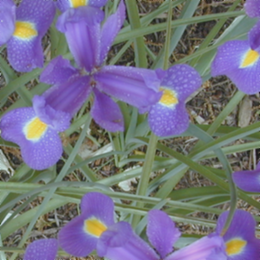
%> input picture Color_Processing/Full_Color_Processing/flower_blurry.tif, 260 x 260 px, shrunk from 513 x 513 before the run
$ octave --eval "Procolorsharpen;"   (GNU Octave 9; MATLAB toolbox functions it lacks are replaced by stand-ins)
%> lines starting %> are read from the running program, lines starting %| are printed output that depends on the picture
### Color_Processing/Full_Color_Processing/Myrgb2hsi.m
function [Q S I] = Myrgb2hsi(gg)

Irgb = im2double(gg);
r = Irgb(:,:,1);
g = Irgb(:,:,2);
b = Irgb(:,:,3);


for i = 1 : size(r,1)
    for j = 1 : size(r,2)

        rg = adjust((r(i,j) - g(i,j)));
        rb = adjust((r(i,j) - b(i,j)));
        gb = adjust((g(i,j) - b(i,j)));

        upH  = 0.5.*(rg+rb);
        lowH = (rg.^2 + rb.*gb).^0.5;
        div  = divide(upH,lowH);


        if b(i,j) <= g(i,j)
            Q(i,j) = acosd(div)./360;
        else
            Q(i,j) = (360 - acosd(div))./360;
        end
             a = min(r(i,j),g(i,j));
             S(i,j) = 1 - ((3./(r(i,j)+g(i,j)+b(i,j))).*(min(a,b(i,j))));
             I(i,j) = (1./3).*(r(i,j)+g(i,j)+b(i,j));
        end
end

% [15 lines of commented-out code are left out]

end

% [14 lines left out: functions adjust, divide, not called in this run]

### Color_Processing/Full_Color_Processing/Myrgb2ycbcr.m
function [y,cb,cr] = Myrgb2ycbcr(gg)

Irgb = im2double(gg);
r = Irgb(:,:,1);
g = Irgb(:,:,2);
b = Irgb(:,:,3);

y = 0.299.*r + 0.587.*g + 0.114.*b;
cb = 0.564.*(b-y) + 0.5;
cr = 0.713.*(r-y) + 0.5;
% [20 lines of commented-out code are left out]

end

### Color_Processing/Full_Color_Processing/EnhanLaplaNeg.m
function sharp_img = EnhanLaplaNeg(gg)

image = gg;
[i,j] = size(image);

img2 = image;

pad = padarray(image,[1 1]);

lapMask = [-1 -1 -1; -1 9 -1; -1 -1 -1]; %center negative


for row = 1: i
    for col = 1:j
        array(1:3,1:3) = double(pad(row:row+2,col:col+2));
        lap_fil = array.*lapMask;
        lap_val = abs(sum(lap_fil(:)));
        img2(row,col) = lap_val;
    end
end

sharp_img = image - (img2.*0.2);


end

### Color_Processing/Full_Color_Processing/Mycbcr2yrgb.m
function [r g b] = Mycbcr2yrgb(in1,in2,in3)

% Irgb = im2double(imread('flowers.tif'));
    y = in1;
    cb = in2;
    cr = in3;

r = y + 1.403.*(cr-0.5);
g = y - 0.344.*(cb-0.5)-0.714.*(cr-0.5);
b = y + 1.773.*( cb - 0.5);

% [17 lines of commented-out code are left out]

end

### Color_Processing/Full_Color_Processing/Myhsi2rgb.m
function [rr gg bb] = Myhsi2rgb(in1,in2,in3)

    H = in1;
    S = in2;
    I = in3;

for i = 1 : size(H,1)
    for j = 1 : size(H,2)
      if(H(i,j) >= 0 && H(i,j) < 120)
          [b(i,j) r(i,j) g(i,j)] = RGsector(H(i,j),S(i,j),I(i,j));
      elseif (H(i,j) >= 120 && H(i,j) < 240)
          [r(i,j) g(i,j) b(i,j)] = GBsector(H(i,j),S(i,j),I(i,j));
      elseif (H(i,j) >= 240 && H(i,j) < 360)
          [g(i,j) b(i,j) r(i,j)] = BRsector(H(i,j),S(i,j),I(i,j));
      end
    end
end
rr = r;
gg = g;
bb = b;
% [16 lines of commented-out code are left out]

end

% [19 lines left out: functions RGsector, GBsector, BRsector, not called in this run]

### Color_Processing/Full_Color_Processing/Procolorsharpen.m
function Procolorsharpen()

    flower = imread('flower_blurry.tif');
%> flower is the input picture: size 260x260x3 uint8; mean R, G, B 118, 115.2, 133.2

    r = flower(:,:,1);
    g = flower(:,:,2);
    b = flower(:,:,3);
    [H S I] = Myrgb2hsi(flower);
%> after the loop in Myrgb2hsi, `for i = 1 : size(r,1)`:
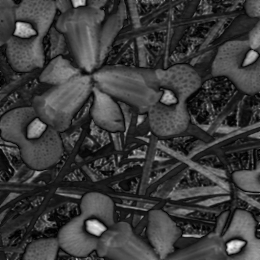
%> S: size 260x260 double; min -2.22e-16, max 0.767, mean 0.18; drawn with min black and max white
    [Y Cb Cr] = Myrgb2ycbcr(flower);


     r = EnhanLaplaNeg(r);
%> after the loop in EnhanLaplaNeg, `for row = 1: i`: array = [99 102 0; 100 103 0; 0 0 0]
     g = EnhanLaplaNeg(g);
%> after the loop in EnhanLaplaNeg (call 2), `for row = 1: i`:
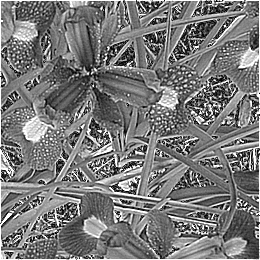
%> img2: size 260x260 uint8; min 0, max 255, mean 121.6
%> after the loop in EnhanLaplaNeg (call 2), `for row = 1: i`: array = [55 56 0; 54 58 0; 0 0 0]
     b = EnhanLaplaNeg(b);
%> after the loop in EnhanLaplaNeg (call 3), `for row = 1: i`:
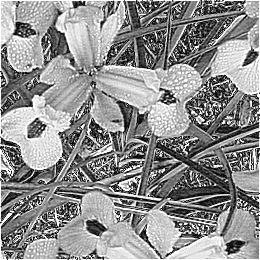
%> img2: size 260x260 uint8; min 0, max 255, mean 143.1
%> after the loop in EnhanLaplaNeg (call 3), `for row = 1: i`: array = [135 135 0; 136 141 0; 0 0 0]
     I = EnhanLaplaNeg(I);
%> after the loop in EnhanLaplaNeg (call 4), `for row = 1: i`:
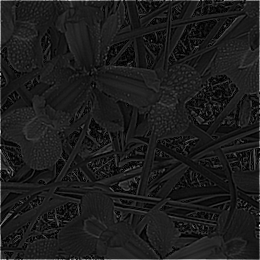
%> img2: size 260x260 double; min 0, max 4.64, mean 0.525; drawn with min black and max white
%> after the loop in EnhanLaplaNeg (call 4), `for row = 1: i`: array = [0.378 0.383 0; 0.379 0.395 0; 0 0 0]
%> in EnhanLaplaNeg (call 4), `sharp_img = image - (img2.*0.2);`:
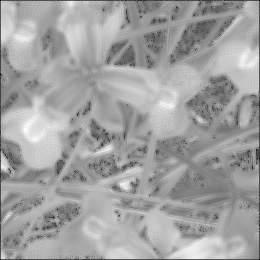
%> sharp_img: size 260x260 double; min -0.147, max 0.675, mean 0.374; drawn with min black and max white
     Y = EnhanLaplaNeg(Y);

    subplot(221);
    imshow(flower);
    title('input RGB image');

    subplot(222);
    imshow(cat(3,r,g,b),[]);
    title('Simplified laplacian filtered(RGB)');

    subplot(223);
    [r2 g2 b2] = Mycbcr2yrgb(Y,Cb,Cr);
    imshow(cat(3,r2,g2,b2),[]);
    title('Simplified laplacian filtered(Y)');

    subplot(224);
    [r1 g1 b1] = Myhsi2rgb(H,S,I);
%> after the loop in Myhsi2rgb, `for i = 1 : size(H,1)`:
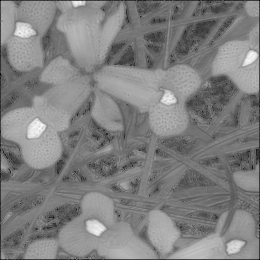
%> r: size 260x260 double; min -0.17, max 1.18, mean 0.509; drawn with min black and max white
    imshow(cat(3,r1,g1,b1),[]);
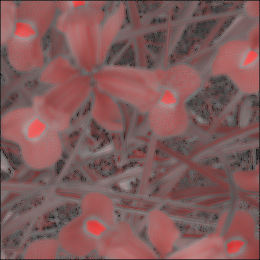
%> displayed picture: size 260x260x3, on the screen's scale of 0 to 255; mean R, G, B 128.6, 90.5, 90.1
    title('Simplified laplacian filtered(I)');

end
